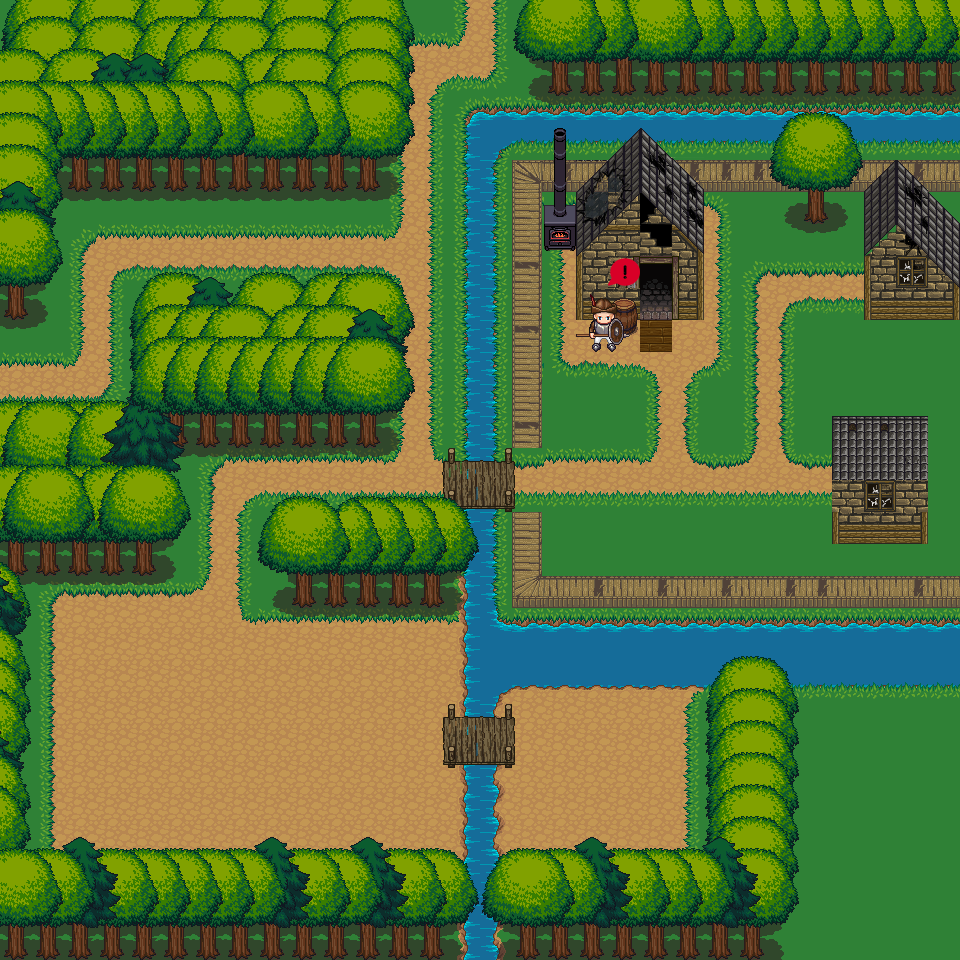

A level layout from a 2D game, rendered from its tile map. Below: a short description, then the map file with tile-grid data replaced by summaries:
An orthogonal 30x30 tile map with 32x32 px tiles, 51 tile layers (bg1, Tile Layer 6, w, b, ...), 5 tilesets.

<map version="1.0" tiledversion="1.0.3" orientation="orthogonal" renderorder="right-down" width="30" height="30" tilewidth="32" tileheight="32" nextobjectid="5">
 <tileset firstgid="1" source="../tile/tileset-1.tsx" />
 <tileset firstgid="1025" source="../tile/tileset-2.tsx" />
 <tileset firstgid="1925" source="../tile/tileset-3.tsx" />
 <tileset firstgid="2181" source="../tile/NPC/npc-quest-jungle-1.tsx" />
 <tileset firstgid="2182" source="../tile/warning-npcquest.tsx" />
 <layer name="bg1" width="30" height="30">
  <data>[900 cells, 872 non-empty, 6 distinct tile ids]</data>
 </layer>
 <layer name="Tile Layer 6" width="30" height="30">
  <data>[900 cells, 201 non-empty, 23 distinct tile ids]</data>
 </layer>
 <layer name="w" width="30" height="30">
  <data>[900 cells, 124 non-empty, 12 distinct tile ids]</data>
 </layer>
 <layer name="b" width="30" height="30">
  <data>[900 cells, 16 non-empty, 8 distinct tile ids]</data>
 </layer>
 <layer name="f8" width="30" height="30">
  <data>[900 cells, 6 non-empty, 6 distinct tile ids]</data>
 </layer>
 <layer name="f7" width="30" height="30">
  <data>[900 cells, 6 non-empty, 6 distinct tile ids]</data>
 </layer>
 <layer name="f6" width="30" height="30">
  <data>[900 cells, 47 non-empty, 6 distinct tile ids]</data>
 </layer>
 <layer name="f5" width="30" height="30">
  <data>[900 cells, 45 non-empty, 6 distinct tile ids]</data>
 </layer>
 <layer name="f4" width="30" height="30">
  <data>[900 cells, 14 non-empty, 6 distinct tile ids]</data>
 </layer>
 <layer name="f3" width="30" height="30">
  <data>[900 cells, 40 non-empty, 8 distinct tile ids]</data>
 </layer>
 <layer name="f2" width="30" height="30">
  <data>[900 cells, 188 non-empty, 9 distinct tile ids]</data>
 </layer>
 <layer name="f" width="30" height="30">
  <data>[900 cells, 162 non-empty, 12 distinct tile ids]</data>
 </layer>
 <layer name="Tile Layer 48" width="30" height="30">
  <data>[900 cells, 6 non-empty, 6 distinct tile ids]</data>
 </layer>
 <layer name="Tile Layer 47" width="30" height="30">
  <data>[900 cells, 6 non-empty, 6 distinct tile ids]</data>
 </layer>
 <layer name="Tile Layer 46" width="30" height="30">
  <data>[900 cells, 6 non-empty, 6 distinct tile ids]</data>
 </layer>
 <layer name="Tile Layer 45" width="30" height="30">
  <data>[900 cells, 6 non-empty, 6 distinct tile ids]</data>
 </layer>
 <layer name="Tile Layer 44" width="30" height="30">
  <data>[900 cells, 9 non-empty, 7 distinct tile ids]</data>
 </layer>
 <layer name="Tile Layer 43" width="30" height="30">
  <data>[900 cells, 19 non-empty, 13 distinct tile ids]</data>
 </layer>
 <layer name="Tile Layer 42" width="30" height="30">
  <data>[900 cells, 24 non-empty, 9 distinct tile ids]</data>
 </layer>
 <layer name="Tile Layer 37" width="30" height="30">
  <data>[900 cells, 34 non-empty, 9 distinct tile ids]</data>
 </layer>
 <layer name="Tile Layer 38" width="30" height="30">
  <data>[900 cells, 33 non-empty, 9 distinct tile ids]</data>
 </layer>
 <layer name="Tile Layer 36" width="30" height="30">
  <data>[900 cells, 37 non-empty, 13 distinct tile ids]</data>
 </layer>
 <layer name="Tile Layer 35" width="30" height="30">
  <data>[900 cells, 36 non-empty, 9 distinct tile ids]</data>
 </layer>
 <layer name="Tile Layer 34" width="30" height="30">
  <data>[900 cells, 36 non-empty, 18 distinct tile ids]</data>
 </layer>
 <layer name="Tile Layer 11" width="30" height="30">
  <data>[900 cells, 39 non-empty, 18 distinct tile ids]</data>
 </layer>
 <layer name="Tile Layer 12" width="30" height="30">
  <data>[900 cells, 36 non-empty, 9 distinct tile ids]</data>
 </layer>
 <layer name="Tile Layer 13" width="30" height="30">
  <data>[900 cells, 42 non-empty, 9 distinct tile ids]</data>
 </layer>
 <layer name="Tile Layer 14" width="30" height="30">
  <data>[900 cells, 43 non-empty, 21 distinct tile ids]</data>
 </layer>
 <layer name="Tile Layer 15" width="30" height="30">
  <data>[900 cells, 72 non-empty, 30 distinct tile ids]</data>
 </layer>
 <layer name="Tile Layer 16" width="30" height="30">
  <data>[900 cells, 49 non-empty, 21 distinct tile ids]</data>
 </layer>
 <layer name="Tile Layer 17" width="30" height="30">
  <data>[900 cells, 33 non-empty, 9 distinct tile ids]</data>
 </layer>
 <layer name="Tile Layer 18" width="30" height="30">
  <data>[900 cells, 27 non-empty, 9 distinct tile ids]</data>
 </layer>
 <layer name="Tile Layer 19" width="30" height="30">
  <data>[900 cells, 27 non-empty, 9 distinct tile ids]</data>
 </layer>
 <layer name="Tile Layer 20" width="30" height="30">
  <data>[900 cells, 27 non-empty, 18 distinct tile ids]</data>
 </layer>
 <layer name="Tile Layer 21" width="30" height="30">
  <data>[900 cells, 27 non-empty, 9 distinct tile ids]</data>
 </layer>
 <layer name="Tile Layer 22" width="30" height="30">
  <data>[900 cells, 27 non-empty, 9 distinct tile ids]</data>
 </layer>
 <layer name="Tile Layer 23" width="30" height="30">
  <data>[900 cells, 27 non-empty, 18 distinct tile ids]</data>
 </layer>
 <layer name="Tile Layer 24" width="30" height="30">
  <data>[900 cells, 27 non-empty, 9 distinct tile ids]</data>
 </layer>
 <layer name="Tile Layer 25" width="30" height="30">
  <data>[900 cells, 39 non-empty, 21 distinct tile ids]</data>
 </layer>
 <layer name="Tile Layer 26" width="30" height="30">
  <data>[900 cells, 27 non-empty, 9 distinct tile ids]</data>
 </layer>
 <layer name="Tile Layer 27" width="30" height="30">
  <data>[900 cells, 24 non-empty, 9 distinct tile ids]</data>
 </layer>
 <layer name="Tile Layer 28" width="30" height="30">
  <data>[900 cells, 24 non-empty, 9 distinct tile ids]</data>
 </layer>
 <layer name="Tile Layer 29" width="30" height="30">
  <data>[900 cells, 24 non-empty, 18 distinct tile ids]</data>
 </layer>
 <layer name="Tile Layer 30" width="30" height="30">
  <data>[900 cells, 26 non-empty, 17 distinct tile ids]</data>
 </layer>
 <layer name="Tile Layer 31" width="30" height="30">
  <data>[900 cells, 21 non-empty, 9 distinct tile ids]</data>
 </layer>
 <layer name="Tile Layer 7" width="30" height="30">
  <data>[900 cells, 38 non-empty, 7 distinct tile ids]</data>
 </layer>
 <layer name="Tile Layer 5" width="30" height="30">
  <data>[900 cells, 5 non-empty, 3 distinct tile ids]</data>
 </layer>
 <layer name="home" width="30" height="30">
  <data>[900 cells, 24 non-empty, 14 distinct tile ids]</data>
 </layer>
 <layer name="Tile Layer 4" width="30" height="30">
  <data>[900 cells, 33 non-empty, 30 distinct tile ids]</data>
 </layer>
 <layer name="home 3" width="30" height="30">
  <data>[900 cells, 36 non-empty, 32 distinct tile ids]</data>
 </layer>
 <layer name="NPCQuest" width="30" height="30">
  <data>[900 cells, 2 non-empty, 2 distinct tile ids]</data>
 </layer>
</map>
